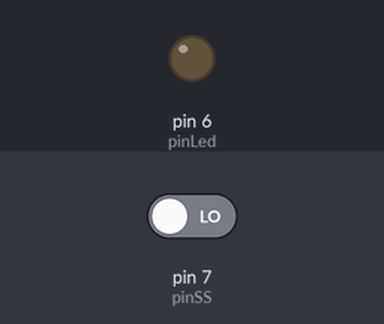
Simulated run of this sketch. Board: Arduino Uno, built with avr-gcc and run on an emulated ATmega328P. On the bench: output pins drawn as LEDs (lit = HIGH). Inputs (shaded band) come from the test bench; at power-on: pin 7 (pinSS) LOW. What the sketch prints to the serial monitor is not drawn.

Above: at 1.2 s.
1.3 s: pin 7 (pinSS) driven HIGH
At 1.44 s:
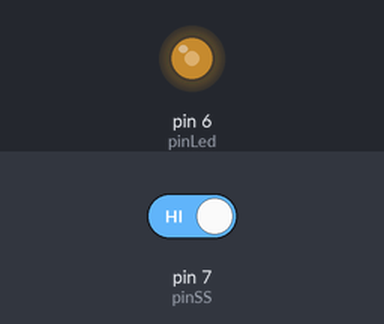
4.3 s: pin 7 (pinSS) driven LOW
At 5.4 s:
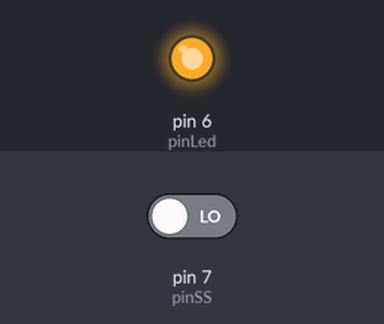
Timing chart, 0 to 7.3 s (numbered marks = the images above; inputs shaded):
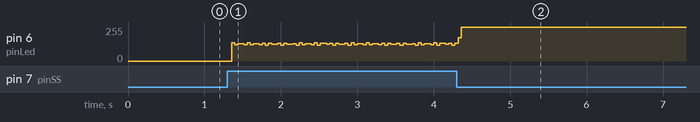

The sketch:

control_led_with_sensor_suara.ino
```cpp
const int pinSS = 7;
const int pinLed = 6;

bool statusLed = false;
void setup() {
  // put your setup code here, to run once:
  Serial.begin(9600);

  pinMode(pinSS, INPUT);
  pinMode(pinLed, OUTPUT);
}

void loop() {
  // put your main code here, to run repeatedly:
  int nilaiSuara = digitalRead(pinSS);
  Serial.println(nilaiSuara);

  if(nilaiSuara == 1) {
    statusLed = !statusLed;
  }

  digitalWrite(pinLed, statusLed);
}
```
